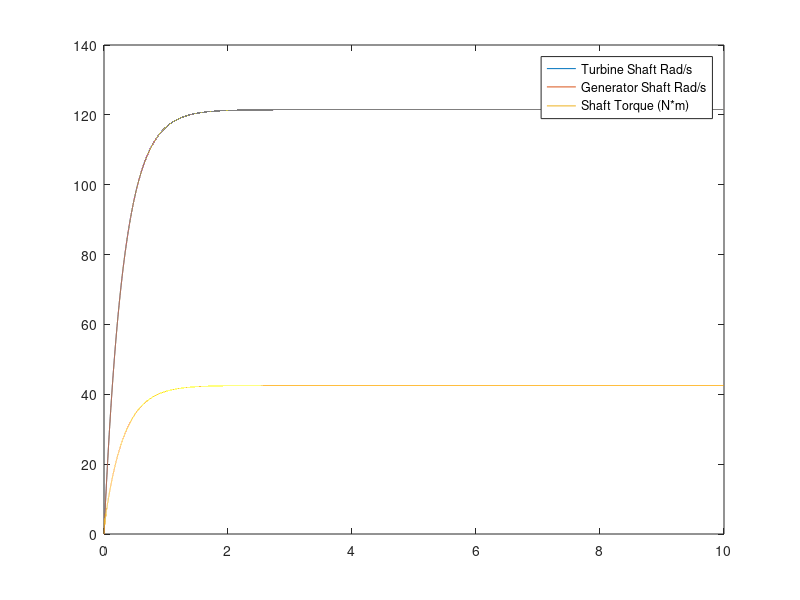

This figure's MATLAB source:
clear all
% State variables: w_turb, w_gen, T_k, I_gen
mass_turb = 10;
radius_turb = 0.15;
J_turb = 0.5 * mass_turb * radius_turb^2; % approximate as a disc
b_turb = 0.2;

% Generator
J_gen = 0.005; % less than the turbine
k_emf = 0.699; % emf constant from DC-540 generator
k_gen = 0.999;% motor (generator constant for DC-540 generator)
L_gen = 0.315;
R_gen = 0.27; %http://forums.pelicanparts.com/porsche-911-technical-forum/199928-alternator-stator-coil-resistance.html
b_gen = 0.35;
R_load = 30;
C_gen = 0.005;


% Shaft parameters
G = 80E9; % stainless steel
d = 1/100; % 1cm
l = 0.1; % 10cm
% calculate_k = @(G, d, l) -(((pi * d^4)/32)*G)/l;
K = -785.3982;%calculate_k(G,d,l);

% Penstock Pipe
head = 50;
pipe_diam = 0.0736;
pipe_length = 50/sin(45);
pipe_area = (pipe_diam/2)^2 * pi;
Rf = (128 * 8.9E-4 * pipe_length) / (pi * pipe_diam^4);
If = 2 * 1000 * pipe_length / pipe_area;

% Water jet
jet_diam = 0.015;
jet_area = pi*(jet_diam/2)^2;
beta = jet_diam/pipe_diam;
jet_coefficient = 0.97;

y0 = [0 0 0];

Q = 5/1000;

a = [(-2*radius_turb^2*Q*1000+b_turb)/J_turb 0 -1/J_turb 0 0;
    0 -b_gen/J_gen 1/J_gen 0 0;
    -K K 0 0 0;
    0 k_emf/sqrt(2)/L_gen 0 -(R_gen)/L_gen -1/L_gen
    0 0 0 1/C_gen -1/(R_load * C_gen)];

% todo: adjust R_load based on requirements of electrolyzer

b = [2000*radius_turb*Q*jet_coefficient*sqrt(2*9.8*head)/J_turb; 
    0 
    0 
    -1.4/L_gen
    0];


c = [1 0 0 0 0
     0 1 0 0 0
     0 0 1 0 0
     0 0 0 1 0
     0 0 0 0 1];
 
d = 0;

sys = ss(a, b, c, d);
dt = 0.0001;
t = 0:dt:10;
u = ones(length(t), 1);

simresult = lsim(sys, u, t);
plot(t,simresult(:,1))
hold on
plot(t,simresult(:,2))
plot(t,simresult(:,3))
legend('Turbine Shaft Rad/s', 'Generator Shaft Rad/s', 'Shaft Torque (N*m)','Output Current', 'Output Voltage');
